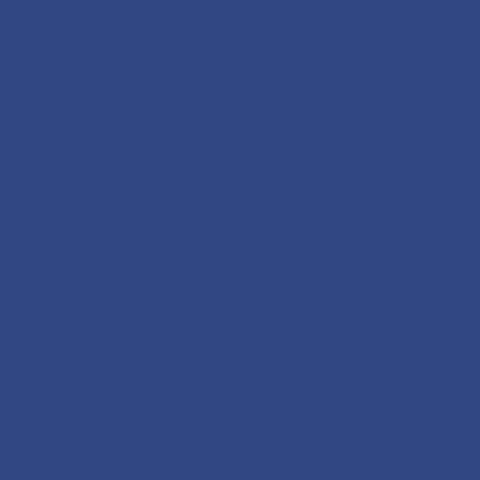
Frame 1 (no input)
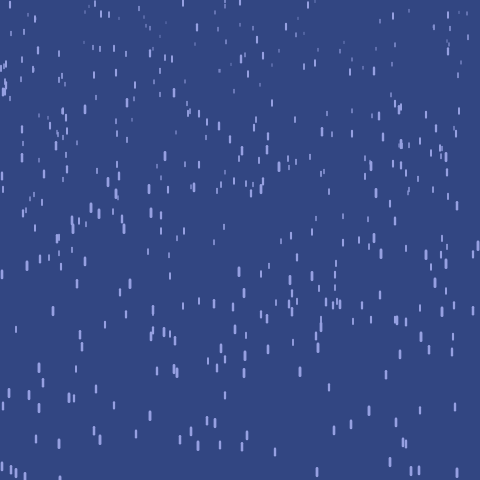
Frame 60 (no input)
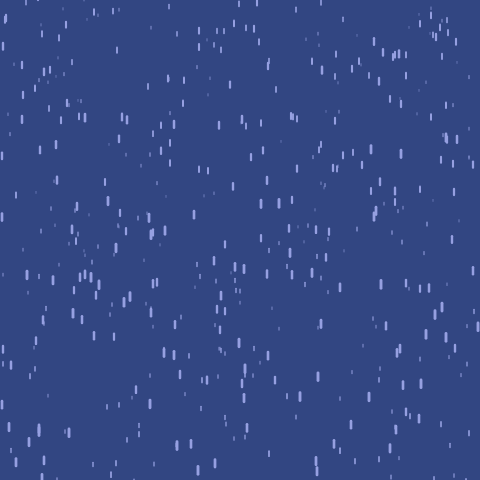
Frame 120 (the mouse pressed at the canvas centre since frame 60)

The p5.js sketch that drew these frames (run headless with seeded random() and noise() and a simulated clock; from frame 60 on, the mouse is pressed at the canvas centre):

// p5.js sketch
// ── sketch.js
let drops = [];
let dropCount = 600;

const getRandomInt = (min,max) => 
 Math.floor(Math.random() * 
 (Math.floor(max) - Math.ceil(min)) + Math.ceil(min)); 
const map = (value, x1, y1, x2, y2) =>
 (value - x1) * (y2 - x2) / (y1 - x1) + x2;

function setup() {
    createCanvas(480, 480);

    for (let i = 0; i < dropCount; i++) { 
        drops.push(new Drop());
    }
}

function draw() {
    background(50, 70, 130);

    for (let i = 0; i < dropCount; i++) { 
        drops[i].fall();
        drops[i].show();
    }
}

class Drop {
    constructor() {
        this.x = getRandomInt(0,480);
        this.y = getRandomInt(-500,-100);
        this.modif = getRandomInt(0,20);
        this.ySpeed = map(this.modif, 0, 20, 2, 10);
        this.length = map(this.modif, 0, 20, 2, 8);
    }

    fall() {
        this.y += this.ySpeed;
        let gravity = map(this.modif, 0, 20, 0.01, 0.05);
        this.ySpeed += gravity;

        if(this.y > canvas.height) {
            this.y = getRandomInt(-200, -100);
            this.ySpeed = map(this.modif, 0, 20, 2, 10);
        }

        /*if(this.y == canvas.height) { 
            // particle effect on drop hitting ground
        }*/
    }

    show() {
        let thick = map(this.modif, 0, 20, 0.5, 3);
        strokeWeight(thick);
        stroke(150, 160, 225);
        line(this.x, this.y, this.x, this.y + this.length);
    }

}
